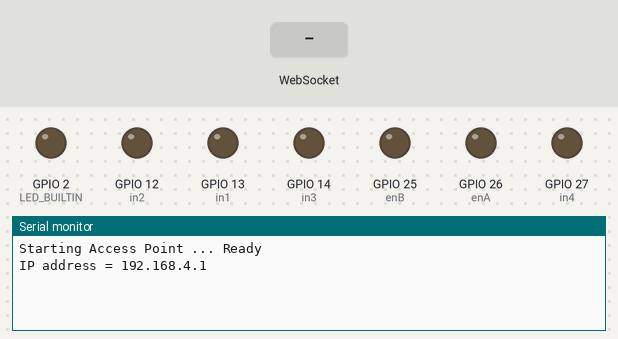
Bench run of a sketch on a simulated ESP32. Parts: output pins drawn as LEDs (lit = HIGH), the last lines printed to the serial monitor. Inputs (shaded band) come from the test bench.

Above: at 1.2 s.
1.3 s: WebSocket text "rand1" received
At 1.8 s:
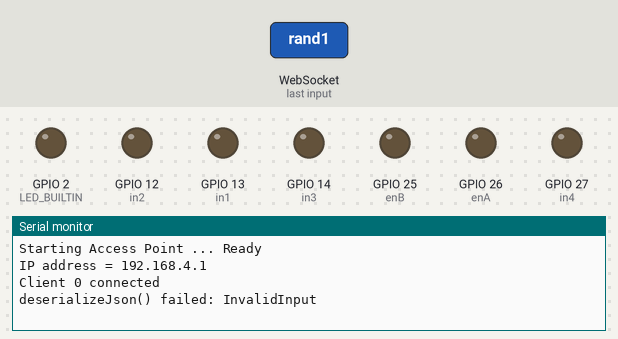
2.8 s: WebSocket text "1" received
At 4.1 s:
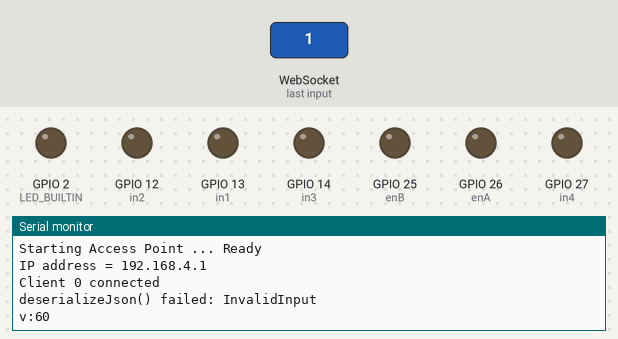

The sketch:

esp32server.ino
```cpp
#include <WiFi.h>
#include <WebServer.h>
#include <WebSocketsServer.h>
#include <ArduinoJson.h>
const char* ssid = "ESP32";
const char* password = "password";
#define LED_BUILTIN 2

#define in1 13
#define in2 12
#define in3 14
#define in4 27

#define enA 26
#define enB 25


#define RXD2 16
#define TXD2 17


// We want to periodically send values to the clients, so we need to define an "interval" and remember the last time we sent data to the client (with "previousMillis")
//int interval = 1000;                                  // send data to the client every 1000ms -> 1s
//unsigned long previousMillis = 0;

// Initialization of webserver and websocket
WebServer server(80);                                 // the server uses port 80 (standard port for websites
WebSocketsServer webSocket = WebSocketsServer(81);    // the websocket uses port 81 (standard port for websockets

void setup() {
  Serial.begin(115200);                               // init serial port for debugging
  Serial2.begin(115200,SERIAL_8N1,RXD2,TXD2);         //we'll use this one to communicate with stm32
  Serial2.write('a');
  Serial2.println("HELLO");

  pinMode(LED_BUILTIN, OUTPUT);
  pinMode(enA , OUTPUT);
  pinMode(enB , OUTPUT);
  pinMode(in1 , OUTPUT);
  pinMode(in2 , OUTPUT);
  pinMode(in3 , OUTPUT);
  pinMode(in4 , OUTPUT);

  Serial.print("Starting Access Point ... ");
  Serial.println(WiFi.softAP(ssid, password) ? "Ready" : "Failed!");
  Serial.print("IP address = ");
  Serial.println(WiFi.softAPIP());

  //API's
  server.on("/", []() {
    server.send(200, "text/json", "{\"name\": \"Hi there!\"}");
  });
  server.begin();                                     // start server

  webSocket.begin();                                  // start websocket
  webSocket.onEvent(webSocketEvent);                  // define a callback function -> what does the ESP32 need to do when an event from the websocket is received? -> run function "webSocketEvent()"
}

void loop() {
  server.handleClient();                              // Needed for the webserver to handle all clients
  webSocket.loop();

  Serial2.println("HELLO");
  Serial2.write("h");
}


void webSocketEvent(byte num, WStype_t type, uint8_t * payload, size_t length) {
  switch (type) {                                     // switch on the type of information sent
    case WStype_DISCONNECTED:                         // if a client is disconnected, then type == WStype_DISCONNECTED
      Serial.println("Client " + String(num) + " disconnected");
      break;
    case WStype_CONNECTED:                            // if a client is connected, then type == WStype_CONNECTED
      Serial.println("Client " + String(num) + " connected");
      // optionally you can add code here what to do when connected
      break;
    case WStype_TEXT:                                 // if a client has sent data, then type == WStype_TEXT
      // try to decipher the JSON string received
      StaticJsonDocument<200> doc;                    // create a JSON container
      DeserializationError error = deserializeJson(doc, payload);
      if (error) {
        Serial.print(F("deserializeJson() failed: "));
        Serial.println(error.f_str());
        return;
      }
      else {
        // JSON string was received correctly, so information can be retrieved:
        const char* terminal = doc["term"];
        const int x = doc["x"];
        const int y = doc["y"];
        // Serial.println("Received data from client: " + String(num));
        // Serial.println("term: " + String(terminal));
        // Serial.println("x: " + String(x));
        // Serial.println("y: " + String(y));

        drive(x,y);

      }
      Serial.println("");
      break;
  }
}

void drive(int x, int y){
  int vel = sqrt(x*x+y*y);
  vel = map (vel,0,106,60,100);
  Serial.print("v:" );
  Serial.println(vel);
  if(y>5){
     forward();
     if(x>0){
        x=map(x,0,106,0,100);
        int enA_val = 256 * (vel/100.0);
        int enB_val = 256 * (vel-x)/100.0;
        analogWrite(enA,enA_val);
        analogWrite(enB,enB_val);
     }
     else{

       x=map(x,0,-106,0,100);
        int enA_val = 256 * (vel-x)/100.0;
        int enB_val = 256 * (vel/100.0);
        analogWrite(enA,enA_val);
        analogWrite(enB,enB_val);

      }

   }
  if(y<-5){
     backward();
     if(x>0){
        x=map(x,0,106,0,100);
        int enA_val = 256 * (vel/100.0);
        int enB_val = 256 * (vel-x)/100.0;
        analogWrite(enA,enA_val);
        analogWrite(enB,enB_val);
     }
     else{
        x=map(x,0,-106,0,100);
        int enA_val = 256 * (vel-x)/100.0;
        int enB_val = 256 * (vel/100.0);
        analogWrite(enA,enA_val);
        analogWrite(enB,enB_val);

      }
    }

   if(y<5 && y>-5){
    stop();
    }
  }

void forward(){
    digitalWrite(in1 , HIGH);
    digitalWrite(in2 , LOW);
    digitalWrite(in3 , HIGH);
    digitalWrite(in4 , LOW);
  }
void backward(){
    digitalWrite(in1 , LOW);
    digitalWrite(in2 , HIGH);
    digitalWrite(in3 , LOW);
    digitalWrite(in4 , HIGH);
  }

void stop(){
    digitalWrite(in1 , LOW);
    digitalWrite(in2 , LOW);
    digitalWrite(in3 , LOW);
    digitalWrite(in4 , LOW);
  }

//  unsigned long now = millis();                       // read out the current "time" ("millis()" gives the time in ms since the Arduino started)
//  if ((unsigned long)(now - previousMillis) > interval) { // check if "interval" ms has passed since last time the clients were updated
//
//    String jsonString = "";                           // create a JSON string for sending data to the client
//    StaticJsonDocument<200> doc;                      // create a JSON container
//    JsonObject object = doc.to<JsonObject>();         // create a JSON Object
//    object["rand1"] = random(100);                    // write data into the JSON object -> I used "rand1" and "rand2" here, but you can use anything else
//    object["rand2"] = random(100);
//    serializeJson(doc, jsonString);                   // convert JSON object to string
//    Serial.println(jsonString);                       // print JSON string to console for debug purposes (you can comment this out)
//    webSocket.broadcastTXT(jsonString);               // send JSON string to clients
//    previousMillis = now;                             // reset previousMillis
//  }
//}
```

Measured:
- after the input at 1.3 s, the serial monitor: prints a new line at once (image 1)
- after the input at 2.8 s, the serial monitor: prints a new line at once (image 2)
